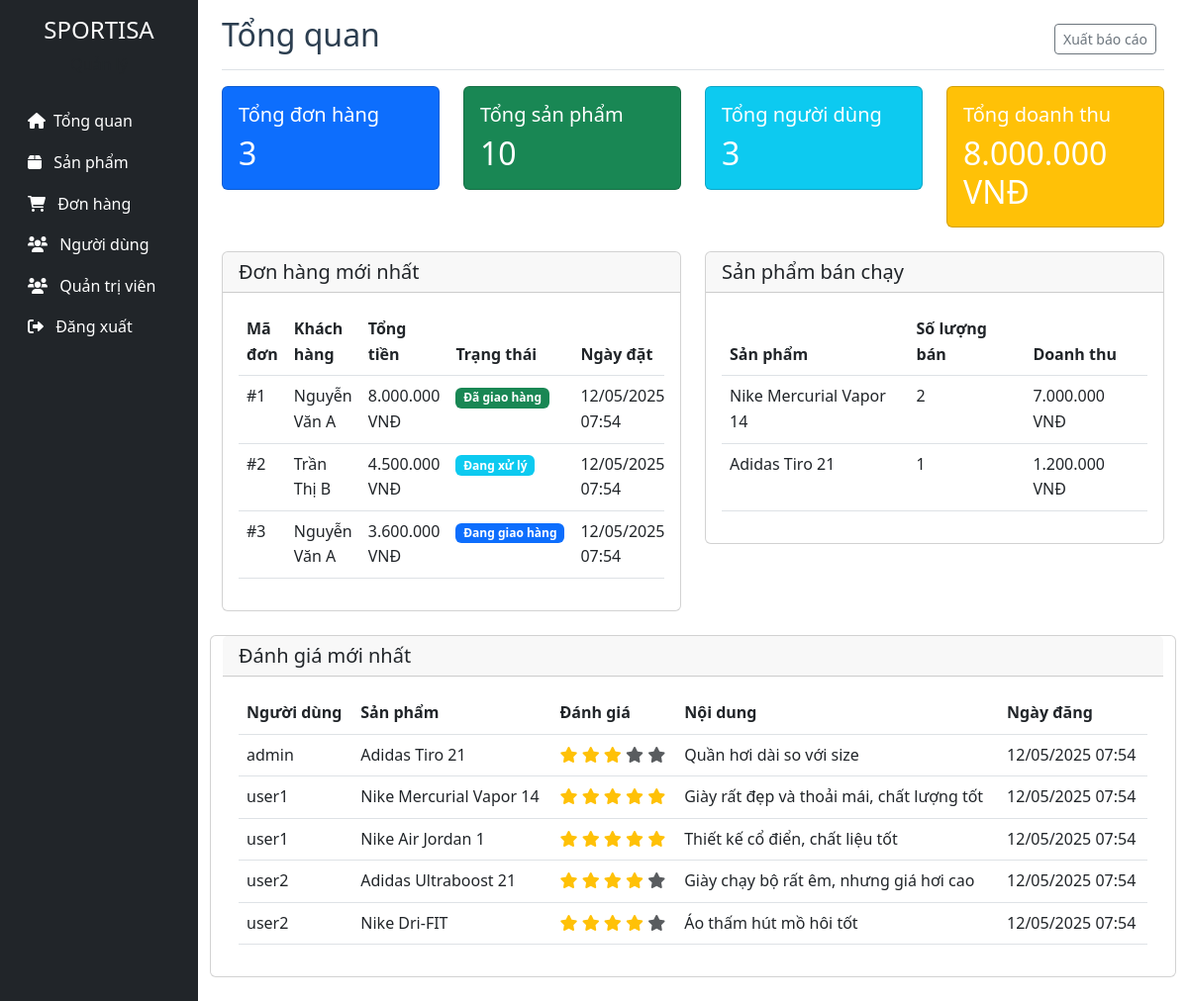
/admin/index.php (signed in), run on an earlier commit of the app's database.
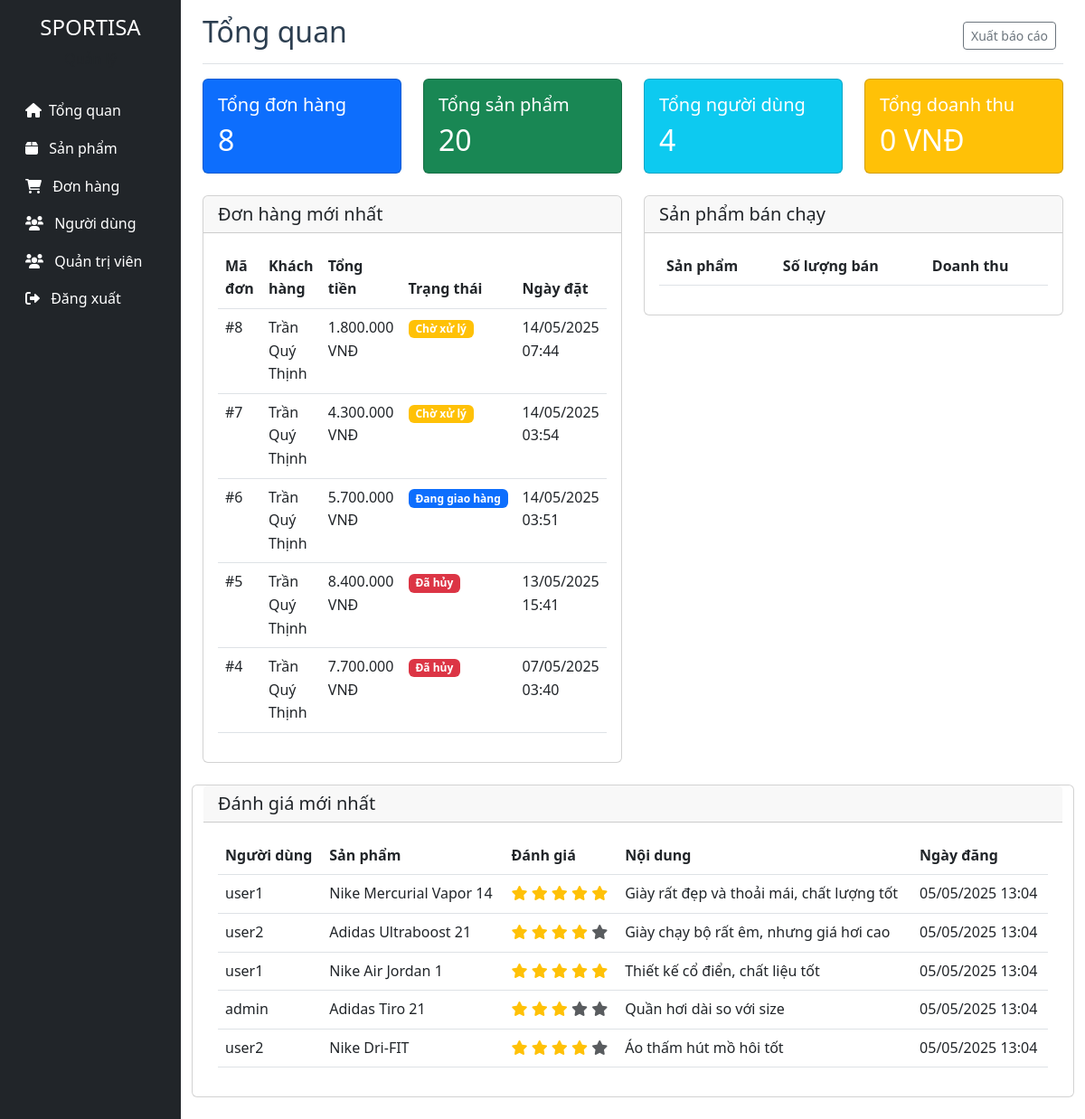
And on a later commit of the database.
### tables this page shows
CREATE TABLE `orders` (
  `id` int(11) NOT NULL,
  `user_id` int(11) NOT NULL,
  `total_amount` decimal(10,2) NOT NULL,
  `shipping_address` text NOT NULL,
  `shipping_phone` varchar(20) NOT NULL,
  `shipping_name` varchar(100) NOT NULL,
  `payment_method` enum('cod','bank_transfer','credit_card') NOT NULL,
  `status` enum('pending','processing','shipped','delivered','cancelled') DEFAULT 'pending',
  `notes` text DEFAULT NULL,
  `created_at` timestamp NOT NULL DEFAULT current_timestamp(),
  `updated_at` timestamp NOT NULL DEFAULT current_timestamp() ON UPDATE current_timestamp()
);

CREATE TABLE `users` (
  `id` int(11) NOT NULL,
  `username` varchar(50) NOT NULL,
  `email` varchar(100) NOT NULL,
  `password` varchar(255) NOT NULL,
  `full_name` varchar(100) NOT NULL,
  `phone` varchar(20) DEFAULT NULL,
  `address` text DEFAULT NULL,
  `role` enum('admin','user') DEFAULT 'user',
  `status` enum('active','inactive') DEFAULT 'active',
  `created_at` timestamp NOT NULL DEFAULT current_timestamp(),
  `updated_at` timestamp NOT NULL DEFAULT current_timestamp() ON UPDATE current_timestamp()
);

CREATE TABLE `products` (
  `id` int(11) NOT NULL,
  `name` varchar(255) NOT NULL,
  `slug` varchar(255) NOT NULL,
  `description` text DEFAULT NULL,
  `price` decimal(10,2) NOT NULL,
  `sale_price` decimal(10,2) DEFAULT NULL,
  `stock` int(11) NOT NULL DEFAULT 0,
  `image` varchar(255) DEFAULT NULL,
  `category_id` int(11) DEFAULT NULL,
  `brand_id` int(11) DEFAULT NULL,
  `status` enum('active','inactive') DEFAULT 'active',
  `featured` tinyint(1) DEFAULT 0,
  `created_at` timestamp NOT NULL DEFAULT current_timestamp(),
  `updated_at` timestamp NOT NULL DEFAULT current_timestamp() ON UPDATE current_timestamp()
);

CREATE TABLE `reviews` (
  `id` int(11) NOT NULL,
  `user_id` int(11) NOT NULL,
  `product_id` int(11) NOT NULL,
  `rating` int(11) NOT NULL CHECK (`rating` >= 1 and `rating` <= 5),
  `comment` text DEFAULT NULL,
  `status` enum('pending','approved','rejected') DEFAULT 'pending',
  `created_at` timestamp NOT NULL DEFAULT current_timestamp(),
  `updated_at` timestamp NOT NULL DEFAULT current_timestamp() ON UPDATE current_timestamp()
);

### admin/index.php (the view, shortened to what the changed rows need)
<?php
include '../config/database.php';
try {
    $stmt = $conn->query("SELECT COUNT(*) FROM orders");
    $total_orders = $stmt->fetchColumn();
    $stmt = $conn->query("SELECT COUNT(*) FROM products");
    $total_products = $stmt->fetchColumn();
    $stmt = $conn->query("SELECT COUNT(*) FROM users WHERE role = 'user'");
    $total_users = $stmt->fetchColumn();
    $stmt = $conn->query("SELECT SUM(total_amount) FROM orders WHERE status = 'delivered'");
    $total_revenue = $stmt->fetchColumn();
    $stmt = $conn->query("SELECT o.*, u.username, u.full_name
                         FROM orders o
                         JOIN users u ON o.user_id = u.id
                         ORDER BY o.created_at DESC
                         LIMIT 5");
    $recent_orders = $stmt->fetchAll(PDO::FETCH_ASSOC);
     $stmt = $conn->query("SELECT p.id, p.name, p.image, p.price, COUNT(oi.id) as order_count, SUM(oi.quantity) as total_quantity
                     FROM products p
                     JOIN order_items oi ON p.id = oi.product_id
                     JOIN orders o ON oi.order_id = o.id
                     WHERE o.status = 'delivered'
                     GROUP BY p.id
                     ORDER BY total_quantity DESC
                     LIMIT 5");
    $top_products = $stmt->fetchAll(PDO::FETCH_ASSOC);
    $stmt = $conn->query("SELECT r.*, u.username, p.name as product_name
                         FROM reviews r
                         JOIN users u ON r.user_id = u.id
                         JOIN products p ON r.product_id = p.id
                         ORDER BY r.created_at DESC
                         LIMIT 5");
    $recent_reviews = $stmt->fetchAll(PDO::FETCH_ASSOC);
} catch(PDOException $e) {
    $error = 'Có lỗi xảy ra: ' . $e->getMessage();
}
?>
<!DOCTYPE html>
<html lang="vi">
<head>
    <link href="https://cdn.jsdelivr.net/npm/bootstrap@5.3.0/dist/css/bootstrap.min.css" rel="stylesheet">
    <link href="https://cdnjs.cloudflare.com/ajax/libs/font-awesome/6.0.0/css/all.min.css" rel="stylesheet">
    <link href="../css/style.css" rel="stylesheet">
</head>
<body>
    <div class="container-fluid">
        <div class="row">
            <?php include 'sidebar.php'; ?>
            <div class="col-md-9 ms-sm-auto col-lg-10 px-md-4">
                <div class="d-flex justify-content-between flex-wrap flex-md-nowrap align-items-center pt-3 pb-2 mb-3 border-bottom">
                    <h1 class="h2">Tổng quan</h1>
                </div>
                <div class="row">
                    <div class="col-md-3 mb-4">
                        <div class="card bg-primary text-white">
                            <div class="card-body">
                                <h5 class="card-title">Tổng đơn hàng</h5>
                                <h2 class="card-text"><?php echo number_format($total_orders); ?></h2>
                            </div>
                        </div>
                    </div>
                    <div class="col-md-3 mb-4">
                        <div class="card bg-success text-white">
                            <div class="card-body">
                                <h5 class="card-title">Tổng sản phẩm</h5>
                                <h2 class="card-text"><?php echo number_format($total_products); ?></h2>
                            </div>
                        </div>
                    </div>
                    <div class="col-md-3 mb-4">
                        <div class="card bg-info text-white">
                            <div class="card-body">
                                <h5 class="card-title">Tổng người dùng</h5>
                                <h2 class="card-text"><?php echo number_format($total_users); ?></h2>
                            </div>
                        </div>
                    </div>
                    <div class="col-md-3 mb-4">
                        <div class="card bg-warning text-white">
                            <div class="card-body">
                                <h5 class="card-title">Tổng doanh thu</h5>
                                <h2 class="card-text"><?php echo number_format($total_revenue, 0, ',', '.'); ?> VNĐ</h2>
                            </div>
                        </div>
                    </div>
                </div>
                <div class="row">
                    <div class="col-md-6 mb-4">
                        <div class="card">
                            <div class="card-body">
                                <div class="table-responsive">
                                    <table class="table table-hover">
                                        <thead>
                                            <tr>
                                                <th>Mã đơn</th>
                                                <th>Khách hàng</th>
                                                <th>Tổng tiền</th>
                                                <th>Trạng thái</th>
                                                <th>Ngày đặt</th>
                                            </tr>
                                        </thead>
                                        <tbody>
                                            <?php foreach ($recent_orders as $order): ?>
                                                <tr>
                                                    <td>#<?php echo $order['id']; ?></td>
                                                    <td><?php echo htmlspecialchars($order['full_name']); ?></td>
                                                    <td><?php echo number_format($order['total_amount'], 0, ',', '.'); ?> VNĐ</td>
                                                    <td>
                                                        <?php
                                                        $status_class = '';
                                                        switch ($order['status']) {
                                                            case 'pending':
                                                                $status_class = 'warning';
                                                                $status_text = 'Chờ xử lý';
                                                                break;
                                                            case 'processing':
                                                                $status_class = 'info';
                                                                $status_text = 'Đang xử lý';
                                                                break;
                                                            case 'shipped':
                                                                $status_class = 'primary';
                                                                $status_text = 'Đang giao hàng';
                                                                break;
                                                            case 'delivered':
                                                                $status_class = 'success';
                                                                $status_text = 'Đã giao hàng';
                                                                break;
                                                            case 'cancelled':
                                                                $status_class = 'danger';
                                                                $status_text = 'Đã hủy';
                                                                break;
                                                        }
                                                        ?>
                                                        <span class="badge bg-<?php echo $status_class; ?>">
                                                            <?php echo $status_text; ?>
                                                        </span>
                                                    </td>
                                                    <td><?php echo date('d/m/Y H:i', strtotime($order['created_at'])); ?></td>
                                                </tr>
                                            <?php endforeach; ?>
                                        </tbody>
                                    </table>
                                </div>
                            </div>
                        </div>
                    </div>
                <div class="col-md-6 mb-4">
                    <div class="card">
                    <div class="card-body">
                        <div class="table-responsive">
                            <table class="table table-hover">
                                <thead>
                                    <tr>
                                        <th>Sản phẩm</th>
                                        <th>Số lượng bán</th>
                                        <th>Doanh thu</th>
                                    </tr>
                                </thead>
                                <tbody>
                                    <?php foreach ($top_products as $product): ?>
                                        <tr>
                                            <td>
                                                <div class="d-flex align-items-center">
                                                    <?php echo htmlspecialchars($product['name']); ?>
                                                </div>
                                            </td>
                                            <td><?php echo number_format($product['total_quantity']); ?></td>
                                            <td><?php echo number_format($product['price'] * $product['total_quantity'], 0, ',', '.'); ?> VNĐ</td>
                                        </tr>
                                    <?php endforeach; ?>
                                </tbody>
                            </table>
                        </div>
                    </div>
                    </div>
                </div>
                <div class="card mb-4">
                    <div class="card-body">
                        <div class="table-responsive">
                            <table class="table table-hover">
                                <thead>
                                    <tr>
                                        <th>Người dùng</th>
                                        <th>Sản phẩm</th>
                                        <th>Đánh giá</th>
                                        <th>Nội dung</th>
                                        <th>Ngày đăng</th>
                                    </tr>
                                </thead>
                                <tbody>
                                    <?php foreach ($recent_reviews as $review): ?>
                                        <tr>
                                            <td><?php echo htmlspecialchars($review['username']); ?></td>
                                            <td><?php echo htmlspecialchars($review['product_name']); ?></td>
                                            <td>
                                                <?php for ($i = 1; $i <= 5; $i++): ?>
                                                    <i class="fas fa-star <?php echo $i <= $review['rating'] ? 'text-warning' : 'text-muted'; ?>"></i>
                                                <?php endfor; ?>
                                            </td>
                                            <td><?php echo htmlspecialchars($review['comment']); ?></td>
                                            <td><?php echo date('d/m/Y H:i', strtotime($review['created_at'])); ?></td>
                                        </tr>
                                    <?php endforeach; ?>
                                </tbody>
                            </table>
                        </div>
                    </div>
                </div>
            </div>
        </div>
    </div>
</body>
</html>

What changed in the data, as far as the page shows it:
no longer on this page (row edited): orders: id "1", user.full_name "Nguyễn Văn A", total_amount "8.000.000", status "Đã giao hàng", created_at "12/05/2025 07:54"
no longer on this page (row edited): orders: id "2", user.full_name "Trần Thị B", total_amount "4.500.000", status "Đang xử lý", created_at "12/05/2025 07:54"
no longer on this page (row edited): orders: id "3", user.full_name "Nguyễn Văn A", total_amount "3.600.000", status "Đang giao hàng", created_at "12/05/2025 07:54"
no longer on this page (row edited): products: name "Nike Mercurial Vapor 14", total_quantity "2", total_quantity "7.000.000"
no longer on this page (row edited): products: name "Adidas Tiro 21", total_quantity "1", total_quantity "1.200.000"
added orders: id "8", user.full_name "Trần Quý Thịnh", total_amount "1.800.000", status "Chờ xử lý", created_at "14/05/2025 07:44"
added orders: id "7", user.full_name "Trần Quý Thịnh", total_amount "4.300.000", status "Chờ xử lý", created_at "14/05/2025 03:54"
added orders: id "6", user.full_name "Trần Quý Thịnh", total_amount "5.700.000", status "Đang giao hàng", created_at "14/05/2025 03:51"
added orders: id "5", user.full_name "Trần Quý Thịnh", total_amount "8.400.000", status "Đã hủy", created_at "13/05/2025 15:41"
added orders: id "4", user.full_name "Trần Quý Thịnh", total_amount "7.700.000", status "Đã hủy", created_at "07/05/2025 03:40"
changed reviews "Giày rất đẹp và thoải mái, chất lượng tốt": created_at "12/05/2025 07:54" → "05/05/2025 13:04"; moves up the list
changed reviews "Giày chạy bộ rất êm, nhưng giá hơi cao": created_at "12/05/2025 07:54" → "05/05/2025 13:04"; moves up the list
changed reviews "Thiết kế cổ điển, chất liệu tốt": created_at "12/05/2025 07:54" → "05/05/2025 13:04"; moves down the list
changed reviews "Quần hơi dài so với size": created_at "12/05/2025 07:54" → "05/05/2025 13:04"
changed reviews "Áo thấm hút mồ hôi tốt": created_at "12/05/2025 07:54" → "05/05/2025 13:04"
Also different on the page:
$total_orders: "3" → "8"
$total_products: "10" → "20"
$total_users: "3" → "4"
$total_revenue: "8.000.000" → "0"
